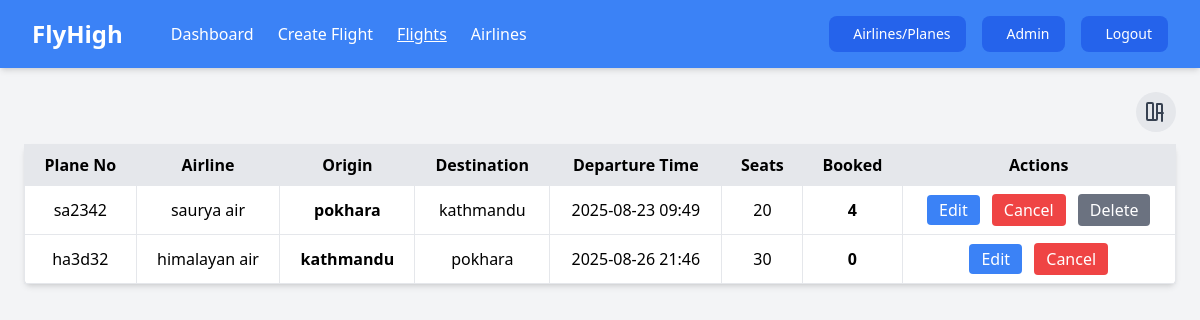
The page /admin/flights.php on the database as committed earlier.
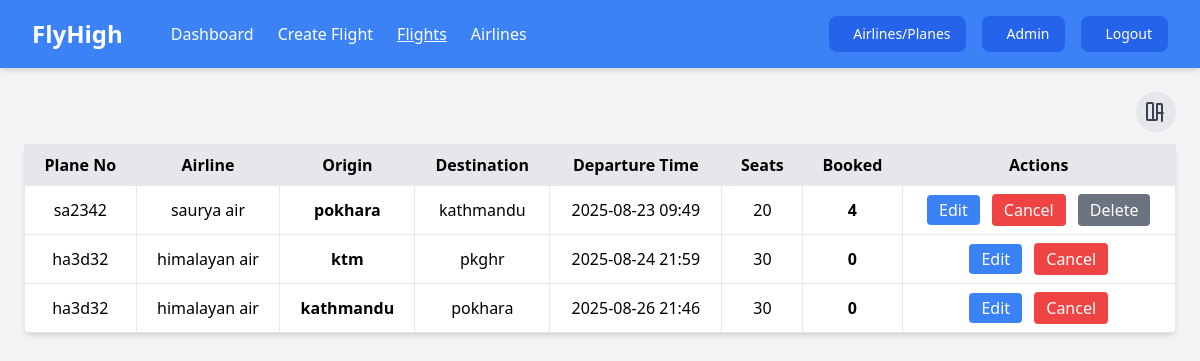
The same page on the database as committed later.
### tables this page shows
CREATE TABLE `flights` (
  `flight_id` int(11) NOT NULL,
  `airline_id` int(11) NOT NULL,
  `plane_id` int(11) NOT NULL,
  `origin` varchar(100) NOT NULL,
  `destination` varchar(100) NOT NULL,
  `departure_time` datetime NOT NULL,
  `arrival_time` datetime NOT NULL,
  `total_seats` int(11) NOT NULL,
  `price` int(11) NOT NULL,
  `booked_seats` int(11) NOT NULL DEFAULT 0
);

CREATE TABLE `planes` (
  `plane_id` int(11) NOT NULL,
  `airline_id` int(11) NOT NULL,
  `plane_number` varchar(20) NOT NULL,
  `capacity` int(11) NOT NULL,
  `added_by` int(11) NOT NULL
);

CREATE TABLE `airlines` (
  `airline_id` int(11) NOT NULL,
  `airline_name` varchar(100) NOT NULL,
  `added_by` int(11) NOT NULL
);

### admin/flights.php (the view, shortened to what this page needs)
<?php
require '../db.php';
$sort = $_GET['sort'] ?? 'oldest';
$sortOrder = ($sort === 'latest') ? "DESC" : "ASC";
$sql = "SELECT f.flight_id, f.plane_id, f.airline_id, f.origin, f.destination,
               f.departure_time, f.arrival_time, f.total_seats, f.booked_seats,
               a.airline_name, p.plane_number
        FROM flights f
        LEFT JOIN airlines a ON f.airline_id = a.airline_id
        LEFT JOIN planes p ON f.plane_id = p.plane_id
        ORDER BY f.departure_time $sortOrder";
$result = $conn->query($sql);
$flights = $result ? $result->fetch_all(MYSQLI_ASSOC) : [];
?>
<!DOCTYPE html>
<html lang="en">
<head>
  <script src="https://cdn.tailwindcss.com"></script>
</head>
<body class="bg-gray-100">
  <div class="navbar bg-blue-500 text-white p-4 md:px-8 flex justify-between items-center flex-wrap gap-4 shadow-md">
      <div class="navbar-brand text-xl md:text-2xl font-bold">FlyHigh</div>
      <div class="navbar-menu flex gap-4 md:gap-6 flex-grow justify-start ml-0 md:ml-8 flex-wrap">
          <a href="dashboard.php" class="text-white hover:text-white font-medium text-base relative <?= basename($_SERVER['PHP_SELF'])=='dashboard.php' ? 'underline' : '' ?>">Dashboard</a>
          <a href="add_flight.php" class="text-white hover:text-white font-medium text-base relative <?= basename($_SERVER['PHP_SELF'])=='add_flight.php' ? 'underline' : '' ?>">Create Flight</a>
          <a href="flights.php" class="text-white hover:text-white font-medium text-base relative <?= basename($_SERVER['PHP_SELF'])=='flights.php' ? 'underline' : '' ?>">Flights</a>
          <a href="listairline.php" class="text-white hover:text-white font-medium text-base relative <?= basename($_SERVER['PHP_SELF'])=='airlines.php' ? 'underline' : '' ?>">Airlines</a>
      </div>
      <div class="navbar-actions flex gap-4 items-center flex-wrap">
          <a href="add_airlines.php"
             class="navbar-action-button bg-blue-600 hover:bg-blue-700 text-white py-2 px-4 rounded-lg text-sm flex items-center gap-2 whitespace-nowrap">
              <i class="fas fa-plus text-sm"></i> Airlines/Planes
          </a>
          <a href="admin.php"
             class="navbar-action-button bg-blue-600 hover:bg-blue-700 text-white py-2 px-4 rounded-lg text-sm flex items-center gap-2 whitespace-nowrap">
              <i class="fas fa-user-shield text-sm"></i> Admin
          </a>
          <a href="logout.php"
             class="navbar-action-button bg-blue-600 hover:bg-blue-700 text-white py-2 px-4 rounded-lg text-sm flex items-center gap-2 whitespace-nowrap">
              <i class="fas fa-sign-out-alt text-sm"></i> Logout
          </a>
      </div>
  </div>
  <div class="max-w-6xl mx-auto mt-6">
    <div class="flex justify-end mb-3">
      <div class="relative inline-block text-left">
        <button onclick="toggleDropdown()"
          class="bg-gray-200 hover:bg-gray-300 p-2 rounded-full">
          <svg xmlns="http://www.w3.org/2000/svg"
               class="h-6 w-6 text-gray-700" fill="none"
               viewBox="0 0 24 24" stroke="currentColor">
            <path stroke-linecap="round" stroke-linejoin="round" stroke-width="2"
                  d="M3 4a1 1 0 011-1h4a1 1 0 011 1v16m0 0H4a1 1 0 01-1-1V4m5 16h4a1 1 0 001-1V4m0 0h4a1 1 0 011 1v16m-5-8h6"/>
          </svg>
        </button>
      </div>
    </div>
    <table class="w-full border-collapse border border-gray-300 bg-white shadow-md rounded-md">
      <thead>
        <tr class="bg-gray-200 text-center">
          <th class="border px-4 py-2">Plane No</th>
          <th class="border px-4 py-2">Airline</th>
          <th class="border px-4 py-2">Origin</th>
          <th class="border px-4 py-2">Destination</th>
          <th class="border px-4 py-2">Departure Time</th>
          <th class="border px-4 py-2">Seats</th>
          <th class="border px-4 py-2">Booked</th>
          <th class="border px-4 py-2">Actions</th>
        </tr>
      </thead>
      <tbody>
        <?php if(empty($flights)): ?>
          <tr>
            <td colspan="8" class="text-center py-4">No flights found.</td>
          </tr>
        <?php else: ?>
          <?php foreach($flights as $flight): ?>
            <tr id="row-<?= $flight['flight_id'] ?>" class="text-center">
              <td class="border px-4 py-2"><?= htmlspecialchars($flight['plane_number'] ?: 'N/A') ?></td>
              <td class="border px-4 py-2"><?= htmlspecialchars($flight['airline_name'] ?: 'N/A') ?></td>
              <td class="border px-4 py-2 font-bold"><?= htmlspecialchars($flight['origin']) ?></td>
              <td class="border px-4 py-2"><?= htmlspecialchars($flight['destination']) ?></td>
              <td class="border px-4 py-2"><?= $flight['departure_time'] ? date('Y-m-d H:i', strtotime($flight['departure_time'])) : 'N/A' ?></td>
              <td class="border px-4 py-2"><?= (int)$flight['total_seats'] ?></td>
              <td class="border px-4 py-2 font-bold"><?= (int)$flight['booked_seats'] ?></td>
              <td class="border px-4 py-2 space-x-2">
                <a href="edit_flight.php?id=<?= $flight['flight_id'] ?>" class="bg-blue-500 hover:bg-blue-700 text-white px-3 py-1 rounded">Edit</a>
                <button onclick="alert('Cancel Flight <?= $flight['flight_id'] ?>')" class="bg-red-500 hover:bg-red-700 text-white px-3 py-1 rounded">Cancel</button>
                <?php if(strtotime($flight['departure_time']) < time()): ?>
                  <button onclick="alert('Delete Flight <?= $flight['flight_id'] ?>')" class="bg-gray-500 hover:bg-gray-700 text-white px-3 py-1 rounded">Delete</button>
                <?php endif; ?>
              </td>
            </tr>
          <?php endforeach; ?>
        <?php endif; ?>
      </tbody>
    </table>
  </div>
</body>
</html>

Rows that differ between the two databases and show on the page:
added flights: plane.plane_number "ha3d32", airline.airline_name "himalayan air", origin "ktm", destination "pkghr", departure_time "2025-08-24 21:59", total_seats "30", booked_seats "0"
